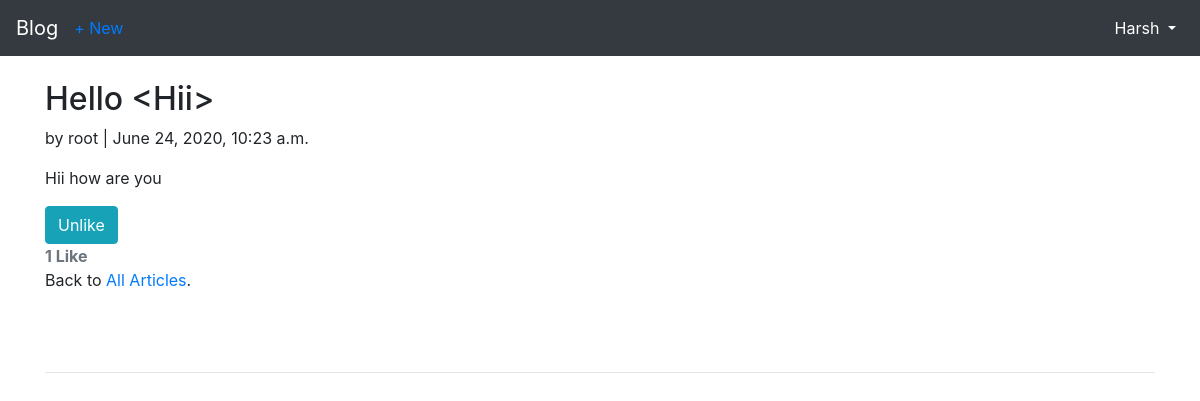
Screenshot of /articles/1/ (signed in) with the database file from the repository.
### users/models.py (models this page shows)
class CustomUser(AbstractUser):
    age = models.PositiveIntegerField(null = True,blank = True)

### articles/models.py (models this page shows, shortened)
class Article(models.Model):
    title = models.CharField(max_length=255)
    body = models.TextField()
    date = models.DateTimeField(auto_now_add = True)
    author = models.ForeignKey(get_user_model(),on_delete=models.CASCADE,)
    likes = models.ManyToManyField(get_user_model(), related_name='article_articles')
    def number_of_likes(self):
    	return self.likes.count()

### articles/views.py (the view)
# urls.py: path('<int:pk>/',ArticleDetailView.as_view(),name = 'article_detail'),
class ArticleDetailView(LoginRequiredMixin,DetailView):
    model = Article
    template_name = 'article_detail.html'
    login_url = 'login'
    def get_context_data(self, **kwargs):
        data = super().get_context_data(**kwargs)
        likes_connected = get_object_or_404(Article, id=self.kwargs['pk'])
        liked = False
        if likes_connected.likes.filter(id=self.request.user.id).exists():
            liked = True
        data['number_of_likes'] = likes_connected.number_of_likes()
        data['post_is_liked'] = liked
        return data

### templates/article_detail.html (shortened to what this page needs)
{% extends 'base.html' %}
{% block content %}
    <div class="article-entry">
        <h2>{{ object.title }}</h2>
        <p>by {{ object.author }} | {{ object.date }}</p>
        <p>{{ object.body }}</p>
    </div>
{% if user.is_authenticated %}
  <form action="{% url 'article_like' article.pk %}" method="POST">
    {% if post_is_liked %}
    <button type="submit" name="article_id" value="{{article.id}}" class="btn btn-info">Unlike</button>
    {% else %}
    <button type="submit" name="article_id" value="{{article.id}}" class="btn btn-info">Like</button>
    {% endif %}
  </form>
{% else %}
  <a class="btn btn-outline-info" href="{% url 'login' %}?next={{request.path}}">Log in to like this article!</a><br>
{% endif %}
<strong class="text-secondary">{{ number_of_likes }} Like{{ number_of_likes|pluralize }}</strong>
 <p>Back to <a href="{% url 'article_list' %}">All Articles</a>.</p>
    <br/><br/>
    <hr>
    <br/>
{% endblock content %}

### templates/base.html (shortened to what this page needs)
<!DOCTYPE html>
<html>
    <head>
        <link rel="stylesheet" href="https://stackpath.bootstrapcdn.com/bootstrap/4.5.0/css/bootstrap.min.css">
    </head>
    <body>
        <nav class="navbar navbar-expand-md navbar-dark bg-dark mb- ">
            <a class="navbar-brand" href="{% url 'home' %}">Blog</a>
            {% if user.is_authenticated %}
                <ul class="navbar-nav mr-auto">
                    <li class="nav-item"><a href="{% url 'article_new' %}">+ New</a></li>
                </ul>
            {% endif %}
            <div class="collapse navbar-collapse" id="navbarCollapse">
                {% if user.is_authenticated %}
                   <ul class="navbar-nav ml-auto">
                        <li class="nav-item active  ">
                            <a class="nav-link dropdown-toggle" href="#" id="userMenu"
                                data-toggle="dropdown" aria-haspopup="true"
                                aria-expanded="false">
                                {{ user.username }}
                            </a>
                            </li>
                            </ul>
                        {% endif %}
                    </div>
            </nav>
            <br />
        <div class="container">
        {% block content %}
        {% endblock content %}
        </div>
    </body>
</html>

### rows the page displays
CustomUser: username "Harsh"
Article: title "Hello <Hii>", author "root", date "June 24, 2020, 10:23 a.m.", body "Hii how are you"

### other values shown
{{ number_of_likes }} "1"
